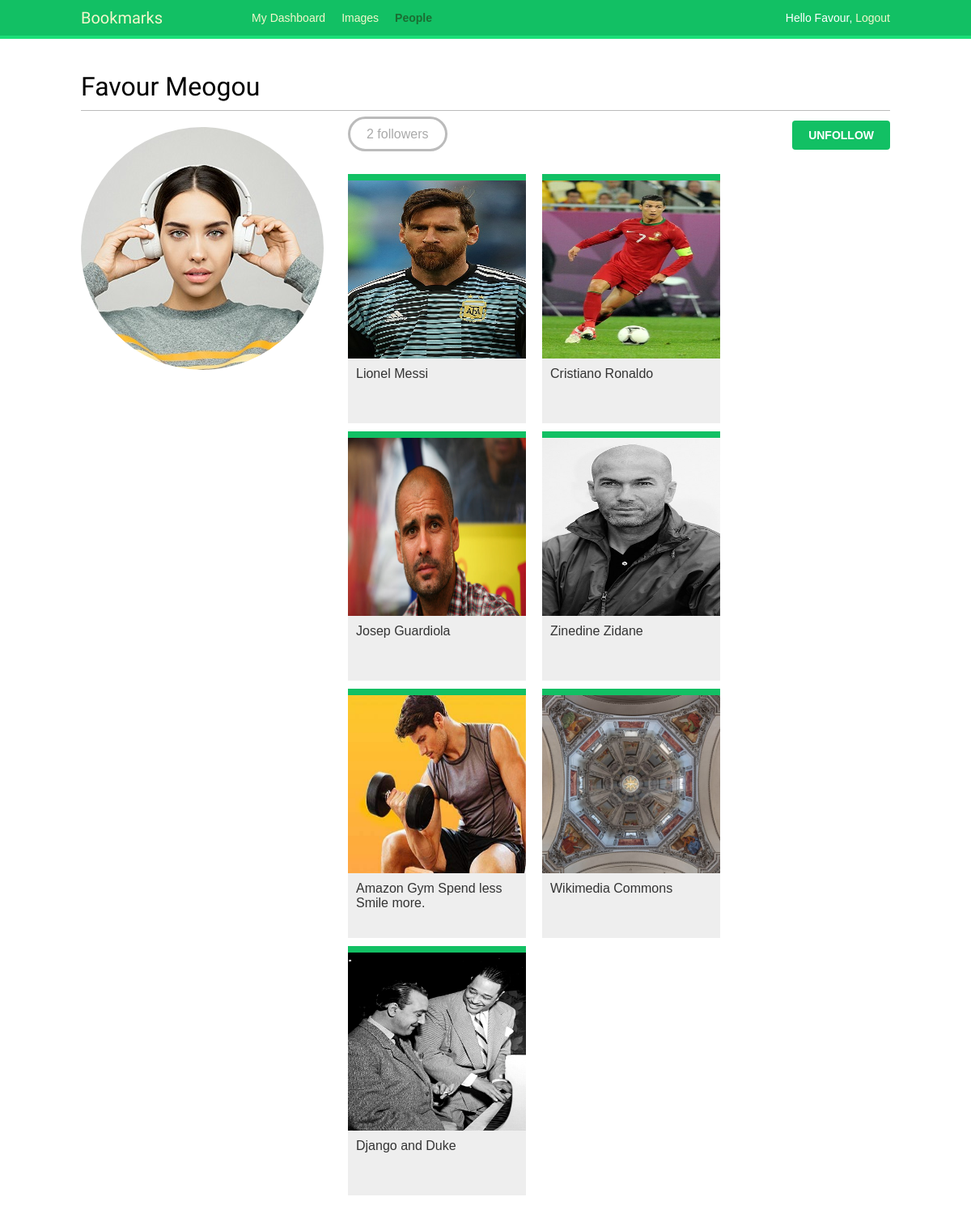
/account/user/admin/ (signed in), run on the app's committed database.
### account/models.py (models this page shows, shortened)
class Profile(models.Model):
    user = models.OneToOneField(settings.AUTH_USER_MODEL,
                                on_delete=models.CASCADE)
    date_of_birth = models.DateField(blank=True, null=True)
    photo = models.ImageField(upload_to='user/%Y/%m/%d/', blank=True, default= "default_photo.jpg")

### images/models.py (models this page shows, shortened)
class Image(models.Model):
    user= models.ForeignKey(settings.AUTH_USER_MODEL, related_name='images_created', on_delete=models.CASCADE)
    title= models.TextField(max_length=200)
    slug= models.SlugField(max_length=200, blank=True)
    url= models.URLField(max_length=2000)
    image= models.ImageField(upload_to='images/%Y/%m/%d')
    description= models.TextField(blank=True)
    created= models.DateField(auto_now_add=True)
    users_like= models.ManyToManyField(settings.AUTH_USER_MODEL, related_name='images_liked', blank=True)
    total_likes= models.PositiveIntegerField(default=0)
    def get_absolute_url(self):
        return reverse('images:detail', args= [self.id, self.slug])
    class Meta:
        indexes= [
            models.Index(fields=['-created']),
            models.Index(fields=['-total_likes'])
        ]
        ordering= ['-created']

### account/views.py (the view)
# urls.py: path('user/<username>/',views.user_detail, name= 'user_detail'),
@login_required
def user_detail(request, username):
    user= get_object_or_404(User,
                             username=username,
                             is_active=True)
    return render(request,
                  'account/user/detail.html',
                  {'section':'people',
                   'user': user})

### account/templates/account/user/detail.html (shortened to what this page needs)
{% extends "base.html" %}
{% load thumbnail %}
{% block content %}
  <h1>{{ user.get_full_name }}</h1>
  <div class="profile-info">
    <img src="{% thumbnail user.profile.photo 180x180 %}" class="user-detail">
  </div>
  {% with total_followers=user.followers.count %}
    <span class="count">
      <span class="total">{{ total_followers }}</span>
      follower{{ total_followers|pluralize }}
    </span>
    <a href="#" data-id="{{ user.id }}" data-action="{% if request.user in user.followers.all %}un{% endif %}follow" class="follow button">
      {% if request.user not in user.followers.all %}
        Follow
      {% else %}
        Unfollow
      {% endif %}
    </a>
    <div id="image-list" class="image-container">
      {% include "images/image/list_images.html" with images=user.images_created.all %}
    </div>
  {% endwith %}
{% endblock %}

### account/templates/base.html (shortened to what this page needs)
{% load static %}
<html lang="en">
<head>
    <link rel="stylesheet" href="{% static 'css/base.css' %}">
</head>
<body>
    <div id="header">
        <span class="logo">Bookmarks</span>
        {% if request.user.is_authenticated %}
            <ul class="menu">
                <li  {% if section == "dashboard" %} class="selected" {% endif %}>
                    <a href="{% url 'dashboard' %}">My Dashboard</a>
                </li>
                <li  {% if section == "images" %} class="selected" {% endif %}>
                    <a href="{% url 'images:list' %}">Images</a>
                </li>
                <li  {% if section == "people" %} class="selected" {% endif %}>
                    <a href="{% url 'user_list' %}">People</a>
                </li>
            </ul>
        {% endif %}
        <span class="user">
            {% if request.user.is_authenticated %}
                Hello {{ request.user.first_name|default:request.user.username }},
                <a href="{% url 'logout' %}">Logout</a>
            {% else %}
                <a href="{% url 'login' %}">Log-in</a>
            {% endif %}
        </span>
    </div>
    <div id="content">
        {% block content %}
        {% endblock %}
    </div>
</body>
</html>

### images/templates/images/image/list_images.html
{% load thumbnail %}
{% for image in images %}
  <div class="image">
    <a href="{{ image.get_absolute_url }}">
      {% thumbnail image.image 300x300 crop="smart" as im %}
      <a href="{{ image.get_absolute_url }}">
        <img src="{{ im.url }}">
      </a>
    </a>
    <div class="info">
      <a href="{{ image.get_absolute_url }}" class="title">
        {{ image.title }}
      </a>
    </div>
  </div>
{% endfor %}

### account/static/css/base.css (style rules this page uses)
body { margin: 0; padding: 0; font-family: helvetica, sans-serif; }
a { color: #12c064; text-decoration: none; }
h1, h2, h3, h4, h5, h6 { font-family: "Muli", sans-serif; font-weight: normal; }
h1 { border-bottom: 1px solid #bbb; padding: 0 0 10px 0; margin: 10px 0 20px 0; }
#header { padding: 10px 100px; font-size: 14px; background: #12c064; color: #fff; border-bottom: 4px solid #1cdf78; overflow: auto; }
#header .logo { font-family: "Muli", sans-serif; float: left; color: #f3f7cc; font-size: 20px; margin-right: 10%; }
#header ul.menu { list-style: none; float: left; margin: 0; padding: 0; }
#header ul.menu li { float: left; padding: 4px 10px; }
#header ul.menu li.selected a, #header ul.menu li.selected a:hover { color: #1b6d32; font-weight: bold; }
#header a { color: #f3f7cc; }
#header .user { float: right; padding-top: 4px; }
#content { padding: 30px 100px; }
input[type="submit"], a.button { font-weight: bold; background: #12c064; color: #fff; padding: 10px 20px; font-size: 14px; text-transform: uppercase; border-radius: 4px; }
.count { color: #aaa; border: 3px solid #bbb; border-radius: 26px; padding: 10px 20px; margin: 20px 10px 0; }
a.like, a.follow { float: right; margin-top: -8px; }
#image-list { overflow: hidden; }
#image-list .image { float: left; width: 220px; height: 300px; margin: 0 10px 10px 10px; border-top: 8px solid #12c064; background: #eee; }
#image-list img { width: 220px; height: 220px; }
#image-list .info { padding: 10px; }
#image-list .info a { color: #333; }
img.user-detail { border-radius: 50%; float: left; }
.profile-info { float: left; overflow: auto; margin-right: 20px; }
.image-container { margin-top: 40px; }

### data on the page
Image: shows a picture, title "Lionel Messi"
Image: shows a picture, title "Cristiano Ronaldo"
Image: shows a picture, title "Josep Guardiola"
Image: shows a picture, title "Zinedine Zidane"
Image: shows a picture, title "Amazon Gym Spend less Smile more."
Image: shows a picture, title "Wikimedia Commons"
Image: shows a picture, title "Django and Duke"

### other printed values
{{ request.user.first_name|default:request.user.username }} "Favour"
{{ user.get_full_name }} "Favour Meogou"
{{ total_followers }} "2"
